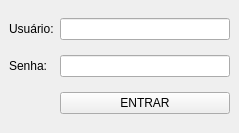
<?xml version="1.0" encoding="UTF-8"?>
<ui version="4.0">
 <class>MainWindow</class>
 <widget class="QMainWindow" name="MainWindow">
  <property name="geometry">
   <rect>
    <x>0</x>
    <y>0</y>
    <width>239</width>
    <height>133</height>
   </rect>
  </property>
  <property name="windowTitle">
   <string>Login</string>
  </property>
  <widget class="QWidget" name="centralwidget">
   <layout class="QGridLayout" name="gridLayout">
    <item row="0" column="0">
     <widget class="QLabel" name="label">
      <property name="text">
       <string>Usuário:</string>
      </property>
     </widget>
    </item>
    <item row="0" column="1">
     <widget class="QLineEdit" name="lineEdit_usuario"/>
    </item>
    <item row="1" column="0">
     <widget class="QLabel" name="label_2">
      <property name="text">
       <string>Senha:</string>
      </property>
     </widget>
    </item>
    <item row="1" column="1">
     <widget class="QLineEdit" name="lineEdit_senha">
      <property name="echoMode">
       <enum>QLineEdit::Password</enum>
      </property>
     </widget>
    </item>
    <item row="2" column="1">
     <widget class="QPushButton" name="pushButton">
      <property name="text">
       <string>ENTRAR</string>
      </property>
     </widget>
    </item>
   </layout>
  </widget>
 </widget>
 <resources/>
 <connections/>
</ui>
